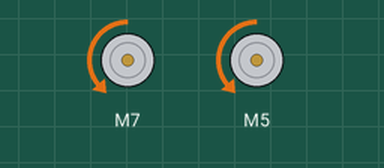
A sketch run on a simulated Arduino Uno, built with avr-gcc and run on an emulated ATmega328P. Parts: 2 × DC motor (green arrow = forward, orange = backward, longer = faster).

Above: at 0.1 s.
Timing chart, 0 to 1.6 s (numbered marks = the images above):
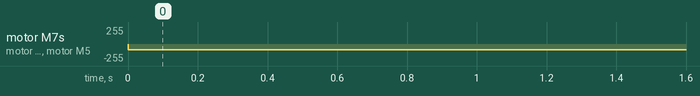

Measured:
- by itself, motor M7, motor M5: stopped → backward 85/255 at 0.00 s

The sketch:

testemotores.ino
```cpp
#include <L298N.h>

//MOTOR ESQUERDA
const unsigned int EN_A = 3;
const unsigned int IN1_A = 5;
const unsigned int IN2_A = 6;
L298N motorDir(EN_A, IN1_A, IN2_A);
//MOTOR DIREITA
const unsigned int IN1_B = 7;
const unsigned int IN2_B = 8;
const unsigned int EN_B = 9;
L298N motorEsq(EN_B, IN1_B, IN2_B);

int i = 85;

void setup(){
  motorEsq.setSpeed(i);
  motorDir.setSpeed(i);
}

void loop(){

    motorEsq.backward();
    motorDir.backward();

}
```
